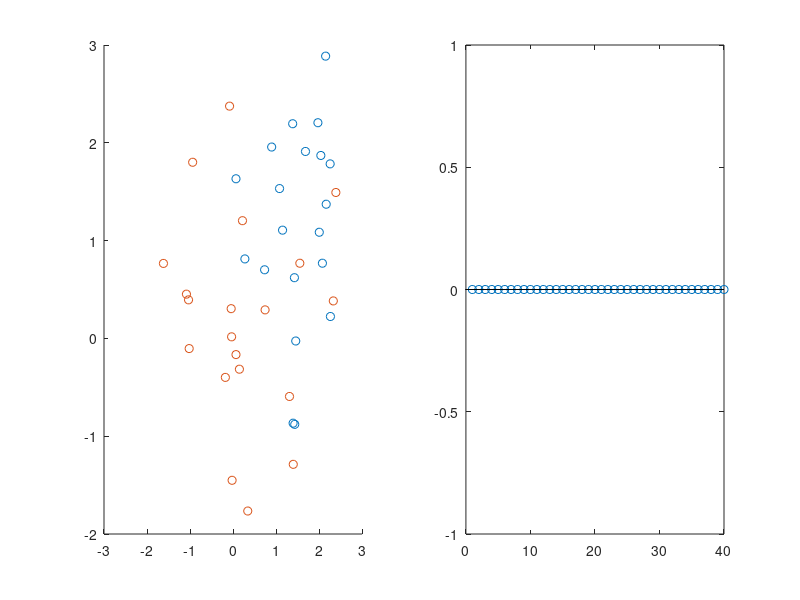

Recreate this plot in MATLAB.
function lec10_slide42()
    rng(0, 'twister'); 
    NUM = 20;

    blue = [randn(NUM ,1) + 1.5, randn(NUM, 1) + 1]';
    red = [randn(NUM, 1), randn(NUM, 1)]';
    
    combined = [-red, blue];
    constant = [-ones(1, NUM), ones(1, NUM)];
    
    H = zeros(2 * NUM + 3);
    H(1, 1) = 1;
    H(2, 2) = 1;
    
    f = ones(2 * NUM + 3, 1);
    f(1:3, 1) = 0;
    
    A = -[combined', constant'];
    A = [A, -eye(2 * NUM); zeros(2 * NUM, 3), -eye(2 * NUM)];

    b = [-ones(2 * NUM, 1); zeros(2 * NUM, 1)];
    
    x = quadprog(H, f, A, b);
    
    X = -3:0.1:3;
    Y = (x(1) * X + x(3)) / -x(2);
    Y_neg = (x(1) * X + x(3) + 1) / -x(2);
    Y_pos = (x(1) * X + x(3) - 1) / -x(2);
    
    red_dist = red' * [x(1); x(2)] + x(3);
    blue_dist = blue' * [x(1); x(2)] + x(3);
    
    figure('Name', 'Lecture 10: Slide 42');
    subplot(121);
    scatter(blue(1, :), blue(2, :));
    hold on;
    scatter(red(1, :), red(2, :));
    plot(X, Y);
    plot(X, Y_pos);
    plot(X, Y_neg);
    hold off;
    
    subplot(122);
    stem([red_dist; blue_dist]);
end

